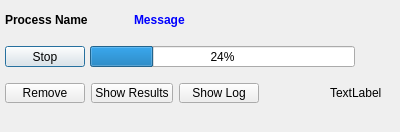
<?xml version="1.0" encoding="UTF-8"?>
<ui version="4.0">
 <class>AwProcessWidgetUi</class>
 <widget class="QWidget" name="AwProcessWidgetUi">
  <property name="geometry">
   <rect>
    <x>0</x>
    <y>0</y>
    <width>400</width>
    <height>132</height>
   </rect>
  </property>
  <property name="windowTitle">
   <string>Processes</string>
  </property>
  <layout class="QGridLayout" name="gridLayout">
   <property name="leftMargin">
    <number>5</number>
   </property>
   <property name="topMargin">
    <number>5</number>
   </property>
   <property name="rightMargin">
    <number>5</number>
   </property>
   <property name="bottomMargin">
    <number>5</number>
   </property>
   <item row="0" column="0">
    <layout class="QVBoxLayout" name="verticalLayout">
     <property name="bottomMargin">
      <number>5</number>
     </property>
     <item>
      <layout class="QHBoxLayout" name="horizontalLayout_3" stretch="0,0,1">
       <property name="sizeConstraint">
        <enum>QLayout::SetMinimumSize</enum>
       </property>
       <property name="topMargin">
        <number>5</number>
       </property>
       <property name="bottomMargin">
        <number>5</number>
       </property>
       <item>
        <widget class="QLabel" name="labelName">
         <property name="sizePolicy">
          <sizepolicy hsizetype="Expanding" vsizetype="Preferred">
           <horstretch>0</horstretch>
           <verstretch>0</verstretch>
          </sizepolicy>
         </property>
         <property name="minimumSize">
          <size>
           <width>0</width>
           <height>20</height>
          </size>
         </property>
         <property name="styleSheet">
          <string notr="true">font: bold;</string>
         </property>
         <property name="text">
          <string>Process Name</string>
         </property>
        </widget>
       </item>
       <item>
        <spacer name="horizontalSpacer_3">
         <property name="orientation">
          <enum>Qt::Horizontal</enum>
         </property>
         <property name="sizeHint" stdset="0">
          <size>
           <width>40</width>
           <height>20</height>
          </size>
         </property>
        </spacer>
       </item>
       <item>
        <widget class="QLabel" name="labelMessage">
         <property name="sizePolicy">
          <sizepolicy hsizetype="Expanding" vsizetype="Preferred">
           <horstretch>0</horstretch>
           <verstretch>0</verstretch>
          </sizepolicy>
         </property>
         <property name="minimumSize">
          <size>
           <width>0</width>
           <height>20</height>
          </size>
         </property>
         <property name="styleSheet">
          <string notr="true">font: bold;
color: blue;</string>
         </property>
         <property name="text">
          <string>Message</string>
         </property>
        </widget>
       </item>
      </layout>
     </item>
     <item>
      <layout class="QHBoxLayout" name="horizontalLayout_2" stretch="0,1,0">
       <property name="spacing">
        <number>5</number>
       </property>
       <property name="sizeConstraint">
        <enum>QLayout::SetMinimumSize</enum>
       </property>
       <property name="topMargin">
        <number>5</number>
       </property>
       <property name="bottomMargin">
        <number>5</number>
       </property>
       <item>
        <widget class="QPushButton" name="buttonStop">
         <property name="sizePolicy">
          <sizepolicy hsizetype="Preferred" vsizetype="Preferred">
           <horstretch>0</horstretch>
           <verstretch>0</verstretch>
          </sizepolicy>
         </property>
         <property name="minimumSize">
          <size>
           <width>0</width>
           <height>20</height>
          </size>
         </property>
         <property name="maximumSize">
          <size>
           <width>16777215</width>
           <height>16777215</height>
          </size>
         </property>
         <property name="styleSheet">
          <string notr="true"/>
         </property>
         <property name="text">
          <string>Stop</string>
         </property>
         <property name="icon">
          <iconset>
           <normaloff>:/images/cross.png</normaloff>:/images/cross.png</iconset>
         </property>
         <property name="default">
          <bool>true</bool>
         </property>
         <property name="flat">
          <bool>false</bool>
         </property>
        </widget>
       </item>
       <item>
        <widget class="QProgressBar" name="progress">
         <property name="sizePolicy">
          <sizepolicy hsizetype="Expanding" vsizetype="Preferred">
           <horstretch>0</horstretch>
           <verstretch>1</verstretch>
          </sizepolicy>
         </property>
         <property name="minimumSize">
          <size>
           <width>0</width>
           <height>20</height>
          </size>
         </property>
         <property name="value">
          <number>24</number>
         </property>
        </widget>
       </item>
       <item>
        <spacer name="horizontalSpacer_2">
         <property name="orientation">
          <enum>Qt::Horizontal</enum>
         </property>
         <property name="sizeHint" stdset="0">
          <size>
           <width>40</width>
           <height>20</height>
          </size>
         </property>
        </spacer>
       </item>
      </layout>
     </item>
     <item>
      <layout class="QHBoxLayout" name="horizontalLayout">
       <property name="sizeConstraint">
        <enum>QLayout::SetMinimumSize</enum>
       </property>
       <property name="topMargin">
        <number>5</number>
       </property>
       <property name="bottomMargin">
        <number>5</number>
       </property>
       <item>
        <widget class="QPushButton" name="buttonRemove">
         <property name="sizePolicy">
          <sizepolicy hsizetype="Preferred" vsizetype="Preferred">
           <horstretch>0</horstretch>
           <verstretch>0</verstretch>
          </sizepolicy>
         </property>
         <property name="minimumSize">
          <size>
           <width>0</width>
           <height>20</height>
          </size>
         </property>
         <property name="text">
          <string>Remove</string>
         </property>
        </widget>
       </item>
       <item>
        <widget class="QPushButton" name="buttonShowResults">
         <property name="sizePolicy">
          <sizepolicy hsizetype="Preferred" vsizetype="Preferred">
           <horstretch>0</horstretch>
           <verstretch>0</verstretch>
          </sizepolicy>
         </property>
         <property name="minimumSize">
          <size>
           <width>0</width>
           <height>20</height>
          </size>
         </property>
         <property name="text">
          <string>Show Results</string>
         </property>
        </widget>
       </item>
       <item>
        <widget class="QPushButton" name="buttonShowLog">
         <property name="sizePolicy">
          <sizepolicy hsizetype="Preferred" vsizetype="Preferred">
           <horstretch>0</horstretch>
           <verstretch>0</verstretch>
          </sizepolicy>
         </property>
         <property name="minimumSize">
          <size>
           <width>0</width>
           <height>20</height>
          </size>
         </property>
         <property name="text">
          <string>Show Log</string>
         </property>
        </widget>
       </item>
       <item>
        <spacer name="horizontalSpacer">
         <property name="orientation">
          <enum>Qt::Horizontal</enum>
         </property>
         <property name="sizeHint" stdset="0">
          <size>
           <width>40</width>
           <height>20</height>
          </size>
         </property>
        </spacer>
       </item>
       <item>
        <widget class="QLabel" name="labelTime">
         <property name="sizePolicy">
          <sizepolicy hsizetype="Expanding" vsizetype="Maximum">
           <horstretch>0</horstretch>
           <verstretch>0</verstretch>
          </sizepolicy>
         </property>
         <property name="minimumSize">
          <size>
           <width>0</width>
           <height>20</height>
          </size>
         </property>
         <property name="text">
          <string>TextLabel</string>
         </property>
        </widget>
       </item>
      </layout>
     </item>
    </layout>
   </item>
   <item row="1" column="0">
    <spacer name="verticalSpacer">
     <property name="orientation">
      <enum>Qt::Vertical</enum>
     </property>
     <property name="sizeHint" stdset="0">
      <size>
       <width>20</width>
       <height>15</height>
      </size>
     </property>
    </spacer>
   </item>
  </layout>
 </widget>
 <layoutdefault spacing="6" margin="11"/>
 <resources/>
 <connections/>
</ui>
